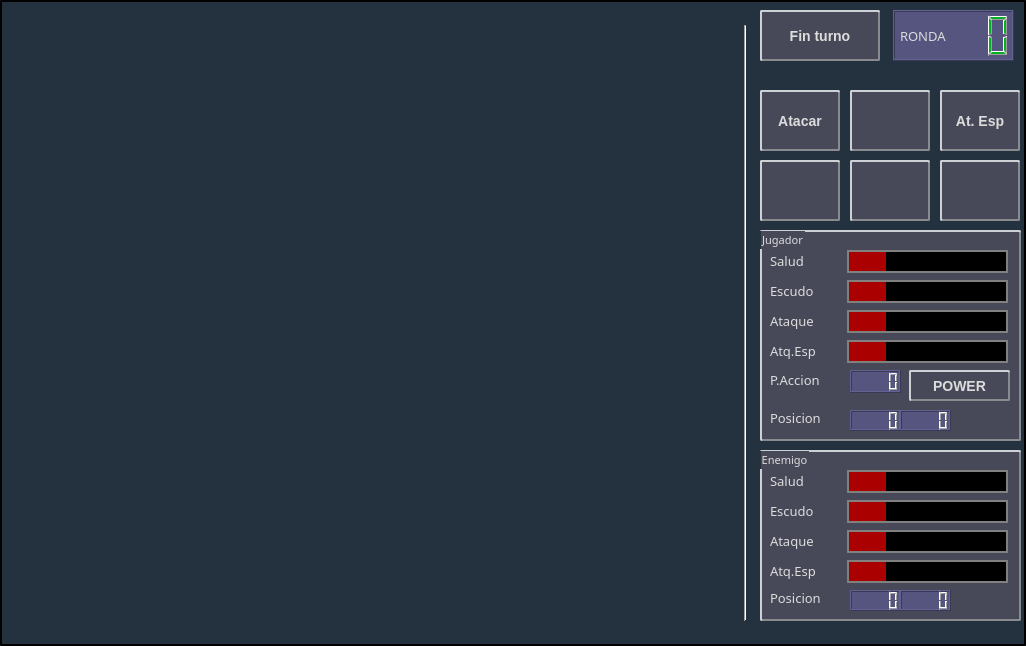
<?xml version="1.0" encoding="UTF-8"?>
<ui version="4.0">
 <class>GameWindow</class>
 <widget class="QWidget" name="GameWindow">
  <property name="geometry">
   <rect>
    <x>0</x>
    <y>0</y>
    <width>1026</width>
    <height>646</height>
   </rect>
  </property>
  <property name="minimumSize">
   <size>
    <width>1026</width>
    <height>646</height>
   </size>
  </property>
  <property name="maximumSize">
   <size>
    <width>1026</width>
    <height>646</height>
   </size>
  </property>
  <property name="windowTitle">
   <string>TINSI</string>
  </property>
  <property name="styleSheet">
   <string notr="true">QWidget#GameWindow{
background-color: rgb(36, 49, 63);
	border-style: outset;
    border-width: 2px;
    border-radius: 2px;
   border-color: black;
	color: rgb(63, 85, 101);
	font: 9pt &quot;Small Fonts&quot;;
}
QLCDNumber {
	
	color: rgb(6, 176, 37);
	border-color: rgb(37, 38, 91);
	background-color:rgb(85, 85, 127);
}

QPushButton#upButton {
border-image: url(:/images/flecha_U.png);
}

QPushButton#upButton:pressed {
border-image: url(:/images/flecha_pressed_U.png);
}

QPushButton#downButton {
border-image: url(:/images/flecha_D.png);
}

QPushButton#downButton:pressed {
border-image: url(:/images/flecha_pressed_D.png);
}

QPushButton#leftButton {
border-image: url(:/images/flecha_L.png);
}

QPushButton#leftButton:pressed {
border-image: url(:/images/flecha_pressed_L.png);
}

QPushButton#rightButton {
border-image: url(:/images/flecha_R.png);
}

QPushButton#rightButton:pressed {
border-image: url(:/images/flecha_pressed_R.png);
}

QPushButton#atacarButton { 
background-color: rgba(72, 73, 88, 255);
	border-style: outset;
    border-width: 2px;
    border-radius: 2px;
   border-color: rgb(137, 139, 142);
    padding: 6px;

	color: rgb(220, 220, 220);
	font: bold 11pt &quot;Small Fonts&quot;;
}

QPushButton#atacarEspButton { 
background-color: rgba(72, 73, 88, 255);
	border-style: outset;
    border-width: 2px;
    border-radius: 2px;
   border-color: rgb(137, 139, 142);
    padding: 6px;

	color: rgb(220, 220, 220);
	font: bold 10pt &quot;Small Fonts&quot;;
}

QPushButton#habilidadButton { 
background-color: rgba(72, 73, 88, 255);
	border-style: outset;
    border-width: 2px;
    border-radius: 2px;
   border-color: rgb(137, 139, 142);
    font: bold 14px;
    padding: 6px;

	color: rgb(220, 220, 220);
	font: bold 11pt &quot;Small Fonts&quot;;
}

QPushButton#terminarTurnoButton { 
background-color: rgba(72, 73, 88, 255);
	border-style: outset;
    border-width: 2px;
    border-radius: 2px;
   border-color: rgb(137, 139, 142);
    font: bold 14px;
    padding: 6px;

	color: rgb(220, 220, 220);
	font: bold 11pt &quot;Small Fonts&quot;;
}

QPushButton#atacarButton:pressed {
	border-style: inset;
	border-color: rgb(30, 39, 90);
}

QPushButton#habilidadButton:pressed {
	border-style: inset;
	border-color: rgb(30, 39, 90);
}


QPushButton#terminarTurnoButton:pressed {
	border-style: inset;
	border-color: rgb(30, 39, 90);
}

QGroupBox#groupBox {
background-color: rgba(72, 73, 88, 255);
	border-style: outset;
    border-width: 2px;
    border-radius: 2px;
   border-color: rgb(137, 139, 142);
    padding: 6px;
color: rgb(220, 220, 220);
font:  8pt &quot;Small Fonts&quot;;
}

QGroupBox#groupBox_2 {
 
background-color: rgba(72, 73, 88, 255);
	border-style: outset;
    border-width: 2px;
    border-radius: 2px;
   border-color: rgb(137, 139, 142);
    padding: 6px;
color: rgb(220, 220, 220);
font: 8pt &quot;Small Fonts&quot;;
}

QGroupBox#groupBox_3 {
border-style: outlet;
border-color: transparent;
background-color: transparent;
color: rgb(220, 220, 220);
font:  8pt &quot;Small Fonts&quot;;
}

QLabel{
color: rgb(220, 220, 220);
font:  10pt &quot;Small Fonts&quot;;

}

QLine {
background-color: transparent;
}

QMessageBox{
background-color: rgb(36, 49, 63);
	border-style: outset;
    border-width: 2px;
    border-radius: 2px;
   border-color: black;
	color: rgb(63, 85, 101);
	font: 12pt &quot;Small Fonts&quot;;
}

QPushButton{
background-color: rgba(72, 73, 88, 255);
	border-style: outset;
    border-width: 2px;
    border-radius: 2px;
   border-color: rgb(137, 139, 142);
    font: bold 14px;
    padding: 6px;

	color: rgb(220, 220, 220);
	font: bold 11pt &quot;Small Fonts&quot;;
}


QPushButton:pressed {
	border-style: inset;
	border-color: rgb(30, 39, 90);
}

QProgressBar{
background-color: rgb(0, 0, 0);
border: 2px solid grey;
}
QProgressBar:chunk{
background-color: rgb(170, 0, 0);
}

</string>
  </property>
  <widget class="Line" name="line">
   <property name="geometry">
    <rect>
     <x>740</x>
     <y>25</y>
     <width>11</width>
     <height>596</height>
    </rect>
   </property>
   <property name="orientation">
    <enum>Qt::Vertical</enum>
   </property>
  </widget>
  <widget class="QGroupBox" name="groupBox">
   <property name="geometry">
    <rect>
     <x>760</x>
     <y>230</y>
     <width>261</width>
     <height>211</height>
    </rect>
   </property>
   <property name="font">
    <font>
     <family>Small Fonts</family>
     <pointsize>8</pointsize>
     <weight>50</weight>
     <italic>false</italic>
     <bold>false</bold>
    </font>
   </property>
   <property name="title">
    <string>Jugador</string>
   </property>
   <widget class="QLabel" name="label_4">
    <property name="geometry">
     <rect>
      <x>10</x>
      <y>110</y>
      <width>71</width>
      <height>21</height>
     </rect>
    </property>
    <property name="font">
     <font>
      <family>Small Fonts</family>
      <pointsize>10</pointsize>
      <weight>50</weight>
      <italic>false</italic>
      <bold>false</bold>
     </font>
    </property>
    <property name="text">
     <string>Atq.Esp</string>
    </property>
   </widget>
   <widget class="QLabel" name="label_3">
    <property name="geometry">
     <rect>
      <x>10</x>
      <y>80</y>
      <width>61</width>
      <height>21</height>
     </rect>
    </property>
    <property name="font">
     <font>
      <family>Small Fonts</family>
      <pointsize>10</pointsize>
      <weight>50</weight>
      <italic>false</italic>
      <bold>false</bold>
     </font>
    </property>
    <property name="text">
     <string>Ataque</string>
    </property>
   </widget>
   <widget class="QProgressBar" name="escudoBar">
    <property name="geometry">
     <rect>
      <x>87</x>
      <y>50</y>
      <width>161</width>
      <height>23</height>
     </rect>
    </property>
    <property name="value">
     <number>24</number>
    </property>
    <property name="textVisible">
     <bool>false</bool>
    </property>
   </widget>
   <widget class="QLabel" name="label">
    <property name="geometry">
     <rect>
      <x>10</x>
      <y>20</y>
      <width>61</width>
      <height>21</height>
     </rect>
    </property>
    <property name="font">
     <font>
      <family>Small Fonts</family>
      <pointsize>10</pointsize>
      <weight>50</weight>
      <italic>false</italic>
      <bold>false</bold>
     </font>
    </property>
    <property name="text">
     <string>Salud</string>
    </property>
   </widget>
   <widget class="QProgressBar" name="atqBar">
    <property name="geometry">
     <rect>
      <x>87</x>
      <y>80</y>
      <width>161</width>
      <height>23</height>
     </rect>
    </property>
    <property name="value">
     <number>24</number>
    </property>
    <property name="textVisible">
     <bool>false</bool>
    </property>
   </widget>
   <widget class="QProgressBar" name="saludBar">
    <property name="geometry">
     <rect>
      <x>87</x>
      <y>20</y>
      <width>161</width>
      <height>23</height>
     </rect>
    </property>
    <property name="value">
     <number>24</number>
    </property>
    <property name="textVisible">
     <bool>false</bool>
    </property>
   </widget>
   <widget class="QLabel" name="label_2">
    <property name="geometry">
     <rect>
      <x>10</x>
      <y>50</y>
      <width>61</width>
      <height>21</height>
     </rect>
    </property>
    <property name="font">
     <font>
      <family>Small Fonts</family>
      <pointsize>10</pointsize>
      <weight>50</weight>
      <italic>false</italic>
      <bold>false</bold>
     </font>
    </property>
    <property name="text">
     <string>Escudo</string>
    </property>
   </widget>
   <widget class="QProgressBar" name="atqespBar">
    <property name="geometry">
     <rect>
      <x>87</x>
      <y>110</y>
      <width>161</width>
      <height>23</height>
     </rect>
    </property>
    <property name="value">
     <number>24</number>
    </property>
    <property name="textVisible">
     <bool>false</bool>
    </property>
   </widget>
   <widget class="QLCDNumber" name="posXLCD">
    <property name="geometry">
     <rect>
      <x>90</x>
      <y>180</y>
      <width>51</width>
      <height>21</height>
     </rect>
    </property>
   </widget>
   <widget class="QLabel" name="label_9">
    <property name="geometry">
     <rect>
      <x>10</x>
      <y>180</y>
      <width>71</width>
      <height>16</height>
     </rect>
    </property>
    <property name="font">
     <font>
      <family>Small Fonts</family>
      <pointsize>10</pointsize>
      <weight>50</weight>
      <italic>false</italic>
      <bold>false</bold>
     </font>
    </property>
    <property name="text">
     <string>Posicion</string>
    </property>
   </widget>
   <widget class="QLCDNumber" name="posYLCD">
    <property name="geometry">
     <rect>
      <x>140</x>
      <y>180</y>
      <width>51</width>
      <height>21</height>
     </rect>
    </property>
   </widget>
   <widget class="QLCDNumber" name="paLCD">
    <property name="geometry">
     <rect>
      <x>90</x>
      <y>140</y>
      <width>51</width>
      <height>23</height>
     </rect>
    </property>
   </widget>
   <widget class="QLabel" name="label_5">
    <property name="geometry">
     <rect>
      <x>10</x>
      <y>140</y>
      <width>81</width>
      <height>20</height>
     </rect>
    </property>
    <property name="font">
     <font>
      <family>Small Fonts</family>
      <pointsize>10</pointsize>
      <weight>50</weight>
      <italic>false</italic>
      <bold>false</bold>
     </font>
    </property>
    <property name="text">
     <string>P.Accion</string>
    </property>
   </widget>
   <widget class="QPushButton" name="habilidadButton">
    <property name="geometry">
     <rect>
      <x>149</x>
      <y>140</y>
      <width>101</width>
      <height>31</height>
     </rect>
    </property>
    <property name="styleSheet">
     <string notr="true"/>
    </property>
    <property name="text">
     <string>POWER</string>
    </property>
    <property name="checkable">
     <bool>false</bool>
    </property>
   </widget>
  </widget>
  <widget class="QGroupBox" name="groupBox_2">
   <property name="geometry">
    <rect>
     <x>760</x>
     <y>450</y>
     <width>261</width>
     <height>171</height>
    </rect>
   </property>
   <property name="font">
    <font>
     <family>Small Fonts</family>
     <pointsize>8</pointsize>
     <weight>50</weight>
     <italic>false</italic>
     <bold>false</bold>
    </font>
   </property>
   <property name="title">
    <string>Enemigo</string>
   </property>
   <widget class="QLabel" name="label_6">
    <property name="geometry">
     <rect>
      <x>10</x>
      <y>110</y>
      <width>71</width>
      <height>21</height>
     </rect>
    </property>
    <property name="font">
     <font>
      <family>Small Fonts</family>
      <pointsize>10</pointsize>
      <weight>50</weight>
      <italic>false</italic>
      <bold>false</bold>
     </font>
    </property>
    <property name="text">
     <string>Atq.Esp</string>
    </property>
   </widget>
   <widget class="QLabel" name="label_7">
    <property name="geometry">
     <rect>
      <x>10</x>
      <y>80</y>
      <width>61</width>
      <height>21</height>
     </rect>
    </property>
    <property name="font">
     <font>
      <family>Small Fonts</family>
      <pointsize>10</pointsize>
      <weight>50</weight>
      <italic>false</italic>
      <bold>false</bold>
     </font>
    </property>
    <property name="text">
     <string>Ataque</string>
    </property>
   </widget>
   <widget class="QProgressBar" name="escudoBar_enemigo">
    <property name="geometry">
     <rect>
      <x>87</x>
      <y>50</y>
      <width>161</width>
      <height>23</height>
     </rect>
    </property>
    <property name="value">
     <number>24</number>
    </property>
    <property name="textVisible">
     <bool>false</bool>
    </property>
   </widget>
   <widget class="QLabel" name="label_8">
    <property name="geometry">
     <rect>
      <x>10</x>
      <y>20</y>
      <width>61</width>
      <height>21</height>
     </rect>
    </property>
    <property name="font">
     <font>
      <family>Small Fonts</family>
      <pointsize>10</pointsize>
      <weight>50</weight>
      <italic>false</italic>
      <bold>false</bold>
     </font>
    </property>
    <property name="text">
     <string>Salud</string>
    </property>
   </widget>
   <widget class="QProgressBar" name="atqBar_enemigo">
    <property name="geometry">
     <rect>
      <x>87</x>
      <y>80</y>
      <width>161</width>
      <height>23</height>
     </rect>
    </property>
    <property name="value">
     <number>24</number>
    </property>
    <property name="textVisible">
     <bool>false</bool>
    </property>
   </widget>
   <widget class="QProgressBar" name="saludBar_enemigo">
    <property name="geometry">
     <rect>
      <x>87</x>
      <y>20</y>
      <width>161</width>
      <height>23</height>
     </rect>
    </property>
    <property name="value">
     <number>24</number>
    </property>
    <property name="textVisible">
     <bool>false</bool>
    </property>
   </widget>
   <widget class="QLabel" name="label_10">
    <property name="geometry">
     <rect>
      <x>10</x>
      <y>50</y>
      <width>61</width>
      <height>21</height>
     </rect>
    </property>
    <property name="font">
     <font>
      <family>Small Fonts</family>
      <pointsize>10</pointsize>
      <weight>50</weight>
      <italic>false</italic>
      <bold>false</bold>
     </font>
    </property>
    <property name="text">
     <string>Escudo</string>
    </property>
   </widget>
   <widget class="QProgressBar" name="atqespBar_enemigo">
    <property name="geometry">
     <rect>
      <x>87</x>
      <y>110</y>
      <width>161</width>
      <height>23</height>
     </rect>
    </property>
    <property name="value">
     <number>24</number>
    </property>
    <property name="textVisible">
     <bool>false</bool>
    </property>
   </widget>
   <widget class="QLCDNumber" name="posXLCD_enemigo">
    <property name="geometry">
     <rect>
      <x>90</x>
      <y>140</y>
      <width>51</width>
      <height>21</height>
     </rect>
    </property>
   </widget>
   <widget class="QLabel" name="label_11">
    <property name="geometry">
     <rect>
      <x>10</x>
      <y>140</y>
      <width>71</width>
      <height>16</height>
     </rect>
    </property>
    <property name="font">
     <font>
      <family>Small Fonts</family>
      <pointsize>10</pointsize>
      <weight>50</weight>
      <italic>false</italic>
      <bold>false</bold>
     </font>
    </property>
    <property name="text">
     <string>Posicion</string>
    </property>
   </widget>
   <widget class="QLCDNumber" name="posYLCD_enemigo">
    <property name="geometry">
     <rect>
      <x>140</x>
      <y>140</y>
      <width>51</width>
      <height>21</height>
     </rect>
    </property>
   </widget>
  </widget>
  <widget class="QGroupBox" name="groupBox_3">
   <property name="geometry">
    <rect>
     <x>760</x>
     <y>60</y>
     <width>271</width>
     <height>171</height>
    </rect>
   </property>
   <property name="font">
    <font>
     <family>Small Fonts</family>
     <pointsize>8</pointsize>
     <weight>50</weight>
     <italic>false</italic>
     <bold>false</bold>
    </font>
   </property>
   <property name="title">
    <string/>
   </property>
   <widget class="QPushButton" name="leftButton">
    <property name="geometry">
     <rect>
      <x>0</x>
      <y>100</y>
      <width>80</width>
      <height>61</height>
     </rect>
    </property>
    <property name="styleSheet">
     <string notr="true">QPushBtton{
border-image: url(:/images/flecha_L.png);
}

QPushButton:pressed{
border-image: url(:/images/flecha_pressed_L.png);
}</string>
    </property>
    <property name="text">
     <string/>
    </property>
   </widget>
   <widget class="QPushButton" name="downButton">
    <property name="geometry">
     <rect>
      <x>90</x>
      <y>100</y>
      <width>80</width>
      <height>61</height>
     </rect>
    </property>
    <property name="styleSheet">
     <string notr="true"/>
    </property>
    <property name="text">
     <string/>
    </property>
   </widget>
   <widget class="QPushButton" name="atacarButton">
    <property name="geometry">
     <rect>
      <x>0</x>
      <y>30</y>
      <width>80</width>
      <height>61</height>
     </rect>
    </property>
    <property name="minimumSize">
     <size>
      <width>80</width>
      <height>61</height>
     </size>
    </property>
    <property name="maximumSize">
     <size>
      <width>80</width>
      <height>61</height>
     </size>
    </property>
    <property name="styleSheet">
     <string notr="true"/>
    </property>
    <property name="text">
     <string>Atacar</string>
    </property>
   </widget>
   <widget class="QPushButton" name="upButton">
    <property name="geometry">
     <rect>
      <x>90</x>
      <y>30</y>
      <width>80</width>
      <height>61</height>
     </rect>
    </property>
    <property name="styleSheet">
     <string notr="true"/>
    </property>
    <property name="text">
     <string/>
    </property>
   </widget>
   <widget class="QPushButton" name="rightButton">
    <property name="geometry">
     <rect>
      <x>180</x>
      <y>100</y>
      <width>80</width>
      <height>61</height>
     </rect>
    </property>
    <property name="styleSheet">
     <string notr="true"/>
    </property>
    <property name="text">
     <string/>
    </property>
   </widget>
   <widget class="QPushButton" name="atacarEspButton">
    <property name="geometry">
     <rect>
      <x>180</x>
      <y>30</y>
      <width>80</width>
      <height>61</height>
     </rect>
    </property>
    <property name="minimumSize">
     <size>
      <width>80</width>
      <height>61</height>
     </size>
    </property>
    <property name="maximumSize">
     <size>
      <width>80</width>
      <height>61</height>
     </size>
    </property>
    <property name="styleSheet">
     <string notr="true"/>
    </property>
    <property name="text">
     <string>At. Esp</string>
    </property>
   </widget>
  </widget>
  <widget class="QLCDNumber" name="turnoLCD">
   <property name="geometry">
    <rect>
     <x>893</x>
     <y>10</y>
     <width>121</width>
     <height>51</height>
    </rect>
   </property>
   <property name="styleSheet">
    <string notr="true"/>
   </property>
  </widget>
  <widget class="QLabel" name="label_13">
   <property name="geometry">
    <rect>
     <x>3</x>
     <y>3</y>
     <width>720</width>
     <height>640</height>
    </rect>
   </property>
   <property name="sizePolicy">
    <sizepolicy hsizetype="Preferred" vsizetype="Preferred">
     <horstretch>0</horstretch>
     <verstretch>0</verstretch>
    </sizepolicy>
   </property>
   <property name="minimumSize">
    <size>
     <width>720</width>
     <height>640</height>
    </size>
   </property>
   <property name="maximumSize">
    <size>
     <width>720</width>
     <height>640</height>
    </size>
   </property>
   <property name="styleSheet">
    <string notr="true">border-image: url(:/images/fondo.png);
border-color: rgb(0, 85, 127);
border-width: 2px;</string>
   </property>
   <property name="text">
    <string/>
   </property>
  </widget>
  <widget class="QPushButton" name="terminarTurnoButton">
   <property name="geometry">
    <rect>
     <x>760</x>
     <y>10</y>
     <width>120</width>
     <height>51</height>
    </rect>
   </property>
   <property name="minimumSize">
    <size>
     <width>120</width>
     <height>51</height>
    </size>
   </property>
   <property name="maximumSize">
    <size>
     <width>120</width>
     <height>51</height>
    </size>
   </property>
   <property name="styleSheet">
    <string notr="true"/>
   </property>
   <property name="text">
    <string>Fin turno</string>
   </property>
  </widget>
  <widget class="QLabel" name="label_12">
   <property name="geometry">
    <rect>
     <x>900</x>
     <y>10</y>
     <width>71</width>
     <height>51</height>
    </rect>
   </property>
   <property name="font">
    <font>
     <family>Small Fonts</family>
     <pointsize>10</pointsize>
     <weight>50</weight>
     <italic>false</italic>
     <bold>false</bold>
    </font>
   </property>
   <property name="text">
    <string>RONDA</string>
   </property>
  </widget>
  <zorder>label_13</zorder>
  <zorder>line</zorder>
  <zorder>groupBox</zorder>
  <zorder>groupBox_2</zorder>
  <zorder>groupBox_3</zorder>
  <zorder>turnoLCD</zorder>
  <zorder>terminarTurnoButton</zorder>
  <zorder>label_12</zorder>
 </widget>
 <resources/>
 <connections/>
</ui>
